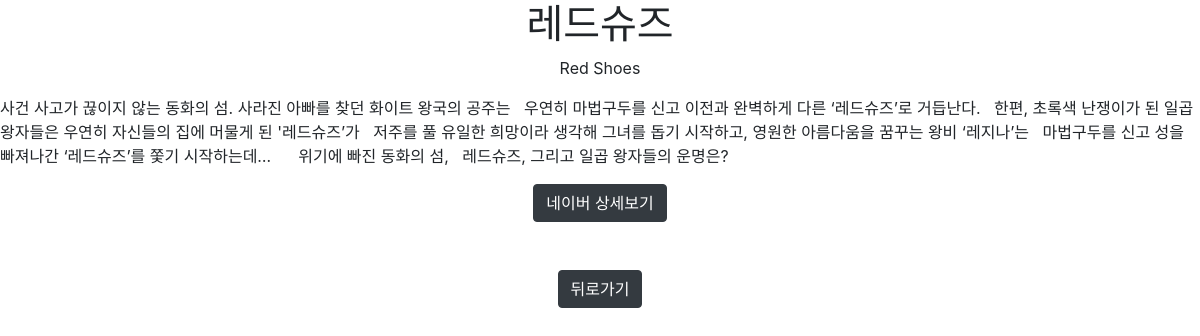
Screenshot of /movies/10/ with the database file from the repository.
### movies/models.py (models this page shows, shortened)
class Movie(models.Model):
    title = models.CharField(max_length=20)
    title_en = models.CharField(max_length=20)
    audience = models.IntegerField()
    open_date = models.DateField()
    genre = models.CharField(max_length=20)
    watch_grade = models.CharField(max_length=20)
    score = models.FloatField()
    poster_url = models.TextField()
    description = models.TextField()

### movies/views.py (the view)
# urls.py: path('<int:movie_pk>/', views.detail),
def detail(request, movie_pk): # pk를 받은 것
    movies = Movie.objects.filter(pk=movie_pk)
    context = {
        'movies': movies,
    }
    return render(request, 'movies/detail.html', context)

### movies/templates/movies/detail.html (shortened to what this page needs)
{% extends 'base.html' %}
{% block content %}
<div >
{% for movie in  movies %}
<h1 class="d-flex justify-content-center">{{ movie.title }}</h1>
<p class="d-flex justify-content-center"> {{ movie.title_en }}</p>
<p class="d-flex justify-content-center"> {{ movie.description }}</p>
<div class="d-flex justify-content-center">
<a href="{{ movie.poster_url }}" class="btn btn-dark">네이버 상세보기</a>
</div>
<div class="d-flex justify-content-center m-5">
<a href="/movies/" class="btn btn-dark">뒤로가기</a>
</div>
{% endfor %}
</div>
{% endblock  %}

### rows the page displays
Movie: title "레드슈즈", title_en "Red Shoes", description "사건 사고가 끊이지 않는 동화의 섬. 사라진 아빠를 찾던 화이트 왕국의 공주는 우연히 마법구두를 신고 이전과 완벽하게 다른 ‘레드슈즈’로 거듭난다. 한편, 초록색 난쟁이가 된 일곱 왕자들은 우연히 자신들의 집에 머물게 된 '레드슈즈’가 저주를 풀 유일한 희망이라 생각해 그녀를 돕기 시작하고, 영원한 아름다움을 꿈꾸는 왕비 ‘레지나’는 마법구두를 신고 성을 빠져나간 ‘레드슈즈’를 쫓기 시작하는데… 위기에 빠진 동화의 섬, 레드슈즈, 그리고 일곱 왕자들의 운명은?"
